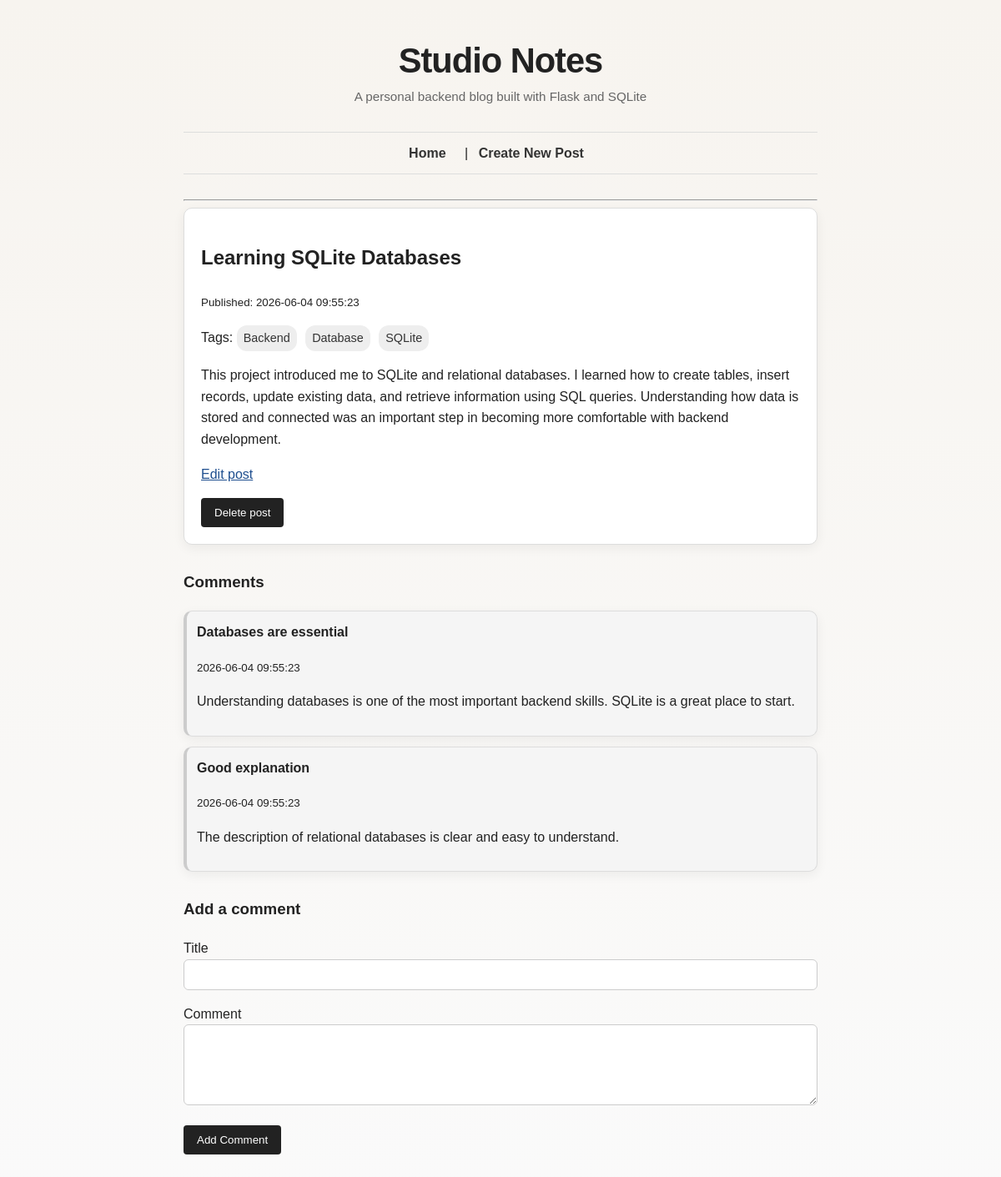
The page /posts/2 on the database its author committed.
### tables this page shows
CREATE TABLE posts (
    id INTEGER PRIMARY KEY AUTOINCREMENT,
    title TEXT NOT NULL,
    body TEXT NOT NULL,
    created_at TEXT NOT NULL DEFAULT CURRENT_TIMESTAMP,
    updated_at TEXT
);

CREATE TABLE tags (
    id INTEGER PRIMARY KEY AUTOINCREMENT,
    name TEXT NOT NULL UNIQUE
);

CREATE TABLE comments (
    id INTEGER PRIMARY KEY AUTOINCREMENT,
    post_id INTEGER NOT NULL,
    title TEXT NOT NULL,
    body TEXT NOT NULL,
    created_at TEXT NOT NULL DEFAULT CURRENT_TIMESTAMP,
    FOREIGN KEY (post_id) REFERENCES posts (id)
);

### app.py (the view)
@app.route("/posts/<int:post_id>")
def show_post(post_id):
    post = database.get_post(post_id)
    if post is None:
        return render_template("post.html", post=None)
    comments = database.get_comments_for_post(post_id)
    tags = database.get_tags_for_post(post_id)
    return render_template(
        "post.html",
        post=post,
        comments=comments,
        tags=tags
    )

### database.py (called while the page is built)
def get_db_connection():
    connection = sqlite3.connect(DATABASE)
    connection.row_factory = sqlite3.Row
    return connection

def get_post(post_id):
    connection = get_db_connection()
    post = connection.execute(
        "SELECT * FROM posts WHERE id = ?",
        (post_id,)
    ).fetchone()
    connection.close()
    return post

def get_comments_for_post(post_id):
    connection = get_db_connection()
    comments = connection.execute(
        "SELECT * FROM comments WHERE post_id = ? ORDER BY created_at DESC",
        (post_id,)
    ).fetchall()
    connection.close()
    return comments

def get_tags_for_post(post_id):
    connection = get_db_connection()
    tags = connection.execute(
        """
        SELECT tags.*
        FROM tags
        JOIN post_tags ON tags.id = post_tags.tag_id
        WHERE post_tags.post_id = ?
        ORDER BY tags.name
        """,
        (post_id,)
    ).fetchall()
    connection.close()
    return tags

### templates/post.html (shortened to what this page needs)
{% extends "layout.html" %}
{% block content %}
{% if post %}
    <article>
        <h2>{{ post.title }}</h2>
        <p><small>Published: {{ post.created_at }}</small></p>
        {% if tags %}
            <p>
                Tags:
                {% for tag in tags %}
                    <a class="tag" href="/tags/{{ tag.name }}">{{ tag.name }}</a>
                {% endfor %}
            </p>
        {% endif %}
        <p>{{ post.body }}</p>
        <p>
            <a href="/posts/{{ post.id }}/edit">Edit post</a>
        </p>
        <form action="/posts/{{ post.id }}/delete" method="POST" onsubmit="return confirm('Are you sure you want to delete this post?');">
           <button type="submit">Delete post</button>
        </form>
    </article>
    <section>
        <h3>Comments</h3>
        {% if comments %}
            {% for comment in comments %}
                <article class="comment">
                   <h4>{{ comment.title }}</h4>
                   <p><small>{{ comment.created_at }}</small></p>
                   <p>{{ comment.body }}</p>
                </article>
            {% endfor %}
        {% else %}
            <p>No comments yet.</p>
        {% endif %}
    </section>
    <section>
        <h3>Add a comment</h3>
        <form action="/posts/{{ post.id }}/comments" method="POST">
            <p>
                <label for="title">Title</label><br>
                <input type="text" id="title" name="title">
            </p>
            <p>
                <label for="body">Comment</label><br>
                <textarea id="body" name="body" rows="5"></textarea>
            </p>
            <button type="submit">Add Comment</button>
        </form>
    </section>
{% else %}
    <p>Post not found.</p>
{% endif %}
{% endblock %}

### static/style.css (style rules this page uses)
body { font-family: Arial, sans-serif; max-width: 760px; margin: 40px auto; padding: 0 20px; line-height: 1.6; background-color: #fafafa; color: #222; }
article { background: white; padding: 20px; margin-bottom: 20px; border: 1px solid #ddd; }
input, textarea { width: 100%; padding: 10px; box-sizing: border-box; }
button { padding: 10px 16px; cursor: pointer; }
a { color: #1f4f8f; }
button { border: none; background-color: #222; color: white; border-radius: 4px; }
.tag { display: inline-block; background-color: #eeeeee; color: #333; padding: 4px 8px; margin-right: 6px; border-radius: 12px; font-size: 0.9rem; text-decoration: none; }
.comment { background-color: #f5f5f5; border-left: 4px solid #cccccc; padding: 12px; margin-bottom: 12px; }
.comment h4 { margin-top: 0; margin-bottom: 4px; }
body { background: linear-gradient(180deg, #f7f4ef 0%, #fafafa 100%); }
article { border-radius: 10px; box-shadow: 0 4px 14px rgba(0, 0, 0, 0.06); }
input, textarea { border: 1px solid #ccc; border-radius: 6px; font-family: inherit; }
button { transition: background-color 0.2s ease; }
section { margin-top: 30px; }

### rows shown on the page
posts: title "Learning SQLite Databases", created_at "2026-06-04 09:55:23", body "This project introduced me to SQLite and relational databases. I learned how to create tables, insert records, update existing data, and retrieve information using SQL queries. Understanding how data is stored and connected was an important step in becoming more comfortable with backend development."
tags: name "Backend"
tags: name "Database"
tags: name "SQLite"
comments: title "Databases are essential", created_at "2026-06-04 09:55:23", body "Understanding databases is one of the most important backend skills. SQLite is a great place to start."
comments: title "Good explanation", created_at "2026-06-04 09:55:23", body "The description of relational databases is clear and easy to understand."
